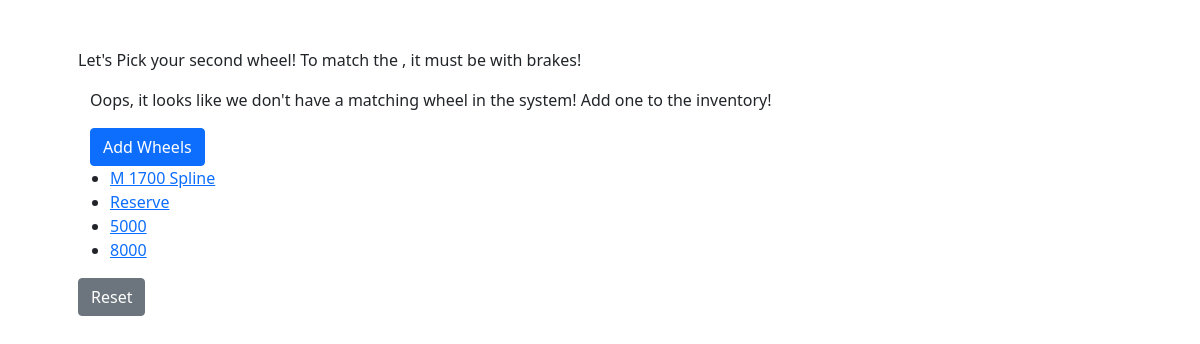
/rearwheels/, run on an earlier commit of the app's database.
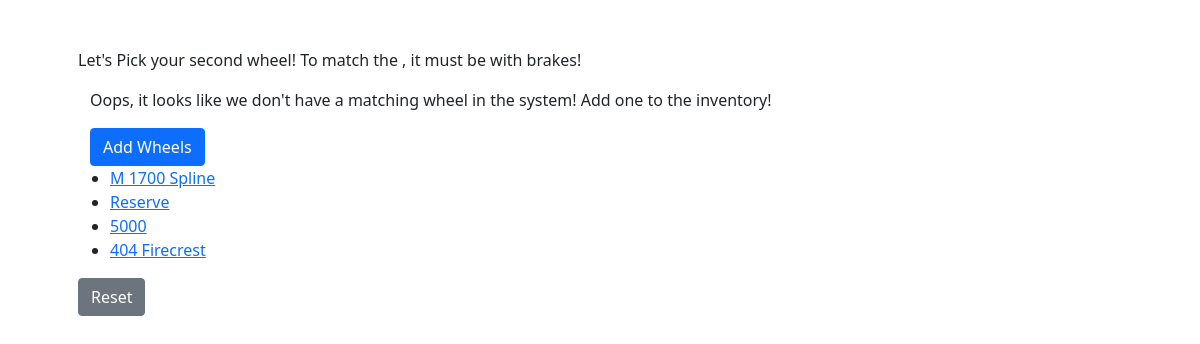
And on a later commit of the database.
### dBase/models.py (models this page shows, shortened)
class Wheels(models.Model):
    manufacturer = models.CharField(max_length=20)
    wheel_model = models.CharField(max_length=20)
    size = models.DecimalField(max_digits=4, decimal_places=1, choices=((29, "29"), (700, "700"), (27.5, "27.5")))
    brakes = models.CharField(max_length=20, choices=(("disc", "Disc"), ("rim", "Rim")))
    front = models.BooleanField(default=True)
    back = models.BooleanField(default=True)

### dBase/views.py (the view)
# urls.py: path('rearwheels/', views.back_wheels, name='rearwheels'),
def back_wheels(request):
	wheels = Wheels.objects.filter(back=True)
	context = {
		'type' : 'rear',
		'wheels' : wheels
	}
	return render(request, 'dBase/bike.html', context)

### dBase/templates/dBase/bike.html (shortened to what this page needs)
<!DOCTYPE html>
<html>
  <head>
    <link href="https://cdn.jsdelivr.net/npm/bootstrap@5.0.0-beta3/dist/css/bootstrap.min.css" rel="stylesheet">
  </head>
  <body>
    <div class="container p-5">
      {% if bike %}
      <p>You chose the {{bike.bike_model}}!  It needs {{bike.wheel_size}} wheels with {{bike.brakes_mounts}} brakes!</p>
        {% if frontwheel %}
          <p>With a {{frontwheel.wheel_model}} in the front</p>
          <p>Now Pick a back wheel</p>
        {% elif backwheel %}
          <p>With a {{backwheel.wheel_model}} in the back</p>
          <p>Now pick a front wheel</p>
        {% else %}
          <p>Now, choose yourself some wheels</p>
        {% endif %}
      {% else %}
        <p>Let's Pick your second wheel!  To match the {{wheel.manufacturer}} {{wheel.wheel_model}}, it must be {{wheel.size}} with {{wheel.brakes}} brakes!</p>
      {% endif %}
      <div class="container">
        <div class="row">
          {% if wheelset %}
          {% elif front %}
          {% elif back %}
          {% else %}
            <p>Oops, it looks like we don't have a matching wheel in the system!  Add one to the inventory!</p>
            <a href="/admin/dBase/wheels/add/">
              <button class="btn btn-primary">Add Wheels</button>
            </a>
          {% endif %}
        </div>
      </div>
      <ul>
          {% for wheel in wheels%}
            <li>
              {% if bike %}
              <a href="wheels/{{wheel.id}}/">{{wheel.wheel_model}}</a>
              {% else %}
              <a href="{% url 'wheel'  wheel.id %}">{{wheel.wheel_model}}</a>
              {% endif %}
            </li>
          {% endfor %}
          </ul>
          <a href='/dBase/'>
            <button class="btn btn-secondary">Reset</button>
          </a>
    </div>
  </body>
</html>

What changed in the data, as far as the page shows it:
removed Wheels: wheel_model "8000"
added Wheels: wheel_model "404 Firecrest"
